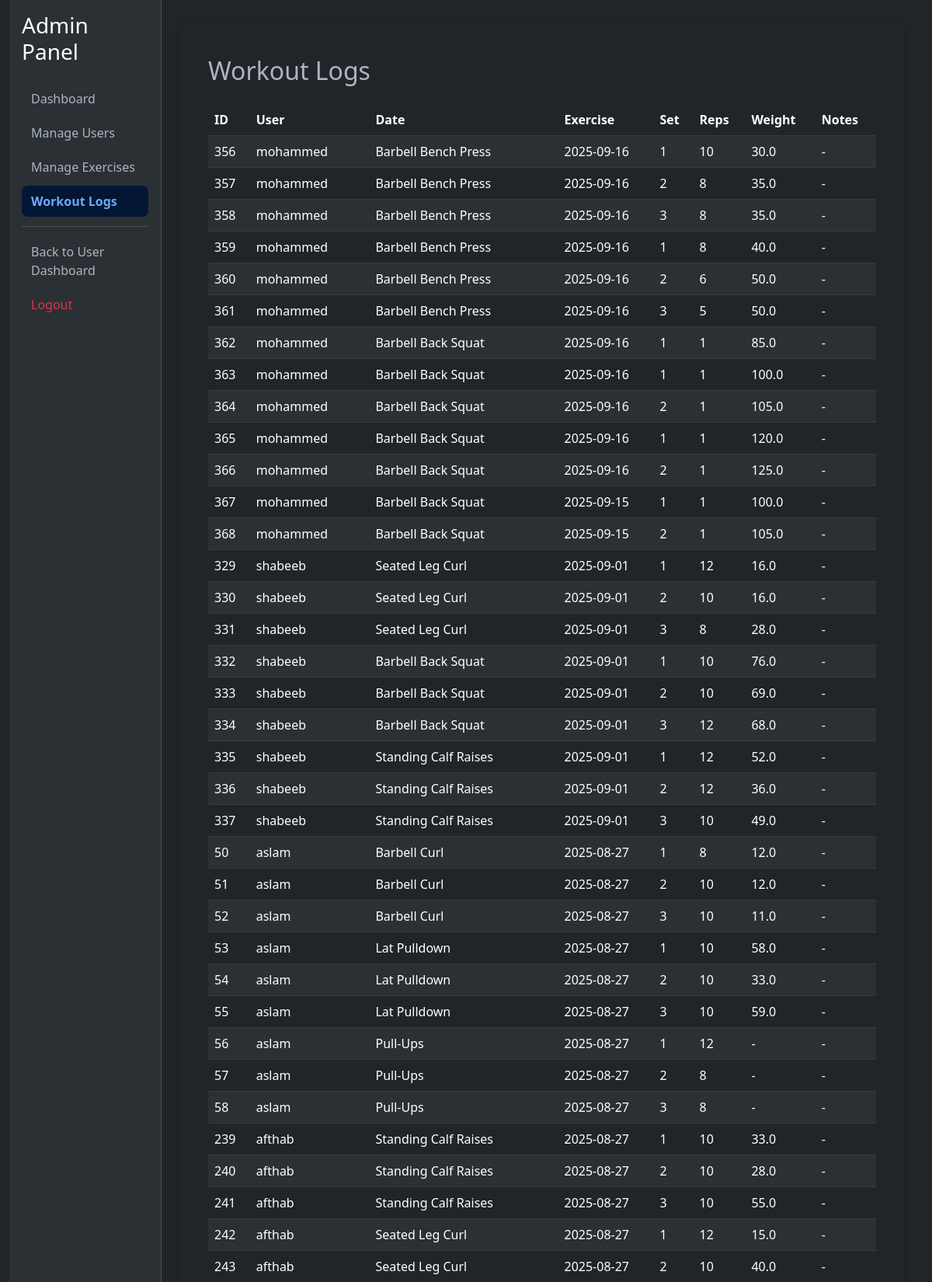
Screenshot of /admin/logs (signed in, upper part) with the database file from the repository.
### tables this page shows
CREATE TABLE "workouts" (
    id INTEGER PRIMARY KEY AUTOINCREMENT,
    user_id INTEGER,
    date TEXT NOT NULL,
    exercise_id INTEGER NOT NULL,
    set_number INTEGER NOT NULL,
    reps INTEGER NOT NULL,
    weight REAL,
    notes TEXT,
    FOREIGN KEY (user_id) REFERENCES users(id),
    FOREIGN KEY (exercise_id) REFERENCES exercises(id)
);

CREATE TABLE "users" (
	"id"	INTEGER,
	"username"	TEXT NOT NULL UNIQUE,
	"password"	TEXT NOT NULL,
	"is_admin"	INTEGER DEFAULT 0,
	PRIMARY KEY("id" AUTOINCREMENT)
);

CREATE TABLE "exercises" (
	"id"	INTEGER,
	"name"	TEXT NOT NULL UNIQUE,
	"muscle_group"	TEXT NOT NULL,
	"equipment"	TEXT,
	"type"	TEXT,
	"difficulty"	TEXT,
	"primary_muscle"	TEXT,
	PRIMARY KEY("id" AUTOINCREMENT)
);

### app.py (the view)
@app.route('/admin/logs')
@admin_required
def admin_workout_logs():
    conn = sqlite3.connect('workout_tracker.db')
    logs = conn.execute('''
        SELECT w.id, u.username, e.name AS exercise_name, w.date, w.set_number, w.reps, w.weight, w.notes
        FROM workouts w
        JOIN users u ON w.user_id = u.id
        JOIN exercises e ON w.exercise_id = e.id
        ORDER BY w.date DESC
    ''').fetchall()
    conn.close()
    return render_template('admin/logs.html', logs=logs)

### app.py (called while the page is built)
def admin_required(f):
    @wraps(f)
    def decorated_function(*args, **kwargs):
        if not session.get('user_id') or not session.get('is_admin'):
            flash("Access Denied. Admins Only.", "error")
            return redirect('/dashboard')
        return f(*args, **kwargs)
    return decorated_function

### templates/admin/logs.html
{% extends "admin/base.html" %}
{% block content %}
<div class="container mt-4">
    <h2 class="mb-4">Workout Logs</h2>
    <table class="table table-dark table-striped">
        <thead>
            <tr>
                <th>ID</th>
                <th>User</th>
                <th>Date</th>
                <th>Exercise</th>
                <th>Set</th>
                <th>Reps</th>
                <th>Weight</th>
                <th>Notes</th>
            </tr>
        </thead>
        <tbody>
            {% for log in logs %}
            <tr>
                <td>{{ log[0] }}</td>
                <td>{{ log[1] }}</td>
                <td>{{ log[2] }}</td>
                <td>{{ log[3] }}</td>
                <td>{{ log[4] }}</td>
                <td>{{ log[5] }}</td>
                <td>{{ log[6] if log[6] else '-' }}</td>
                <td>{{ log[7] if log[7] else '-' }}</td>
            </tr>
            {% endfor %}
        </tbody>
    </table>
</div>
{% endblock %}

### rows the page displays
workouts: id "356", username "mohammed", name "Barbell Bench Press", date "2025-09-16", set_number "1", reps "10", weight "30.0", notes "-"
workouts: id "357", username "mohammed", name "Barbell Bench Press", date "2025-09-16", set_number "2", reps "8", weight "35.0", notes "-"
workouts: id "358", username "mohammed", name "Barbell Bench Press", date "2025-09-16", set_number "3", reps "8", weight "35.0", notes "-"
workouts: id "359", username "mohammed", name "Barbell Bench Press", date "2025-09-16", set_number "1", reps "8", weight "40.0", notes "-"
workouts: id "360", username "mohammed", name "Barbell Bench Press", date "2025-09-16", set_number "2", reps "6", weight "50.0", notes "-"
workouts: id "361", username "mohammed", name "Barbell Bench Press", date "2025-09-16", set_number "3", reps "5", weight "50.0", notes "-"
workouts: id "362", username "mohammed", name "Barbell Back Squat", date "2025-09-16", set_number "1", reps "1", weight "85.0", notes "-"
workouts: id "363", username "mohammed", name "Barbell Back Squat", date "2025-09-16", set_number "1", reps "1", weight "100.0", notes "-"
workouts: id "364", username "mohammed", name "Barbell Back Squat", date "2025-09-16", set_number "2", reps "1", weight "105.0", notes "-"
workouts: id "365", username "mohammed", name "Barbell Back Squat", date "2025-09-16", set_number "1", reps "1", weight "120.0", notes "-"
workouts: id "366", username "mohammed", name "Barbell Back Squat", date "2025-09-16", set_number "2", reps "1", weight "125.0", notes "-"
workouts: id "367", username "mohammed", name "Barbell Back Squat", date "2025-09-15", set_number "1", reps "1", weight "100.0", notes "-"
workouts: id "368", username "mohammed", name "Barbell Back Squat", date "2025-09-15", set_number "2", reps "1", weight "105.0", notes "-"
workouts: id "329", username "shabeeb", name "Seated Leg Curl", date "2025-09-01", set_number "1", reps "12", weight "16.0", log "-"
workouts: id "330", username "shabeeb", name "Seated Leg Curl", date "2025-09-01", set_number "2", reps "10", weight "16.0", log "-"
workouts: id "331", username "shabeeb", name "Seated Leg Curl", date "2025-09-01", set_number "3", reps "8", weight "28.0", log "-"
workouts: id "332", username "shabeeb", name "Barbell Back Squat", date "2025-09-01", set_number "1", reps "10", weight "76.0", log "-"
workouts: id "333", username "shabeeb", name "Barbell Back Squat", date "2025-09-01", set_number "2", reps "10", weight "69.0", log "-"
workouts: id "334", username "shabeeb", name "Barbell Back Squat", date "2025-09-01", set_number "3", reps "12", weight "68.0", log "-"
workouts: id "335", username "shabeeb", name "Standing Calf Raises", date "2025-09-01", set_number "1", reps "12", weight "52.0", log "-"
workouts: id "336", username "shabeeb", name "Standing Calf Raises", date "2025-09-01", set_number "2", reps "12", weight "36.0", log "-"
workouts: id "337", username "shabeeb", name "Standing Calf Raises", date "2025-09-01", set_number "3", reps "10", weight "49.0", log "-"
workouts: id "50", username "aslam", name "Barbell Curl", date "2025-08-27", set_number "1", reps "8", weight "12.0", log "-"
workouts: id "51", username "aslam", name "Barbell Curl", date "2025-08-27", set_number "2", reps "10", weight "12.0", log "-"
workouts: id "52", username "aslam", name "Barbell Curl", date "2025-08-27", set_number "3", reps "10", weight "11.0", log "-"
workouts: id "53", username "aslam", name "Lat Pulldown", date "2025-08-27", set_number "1", reps "10", weight "58.0", log "-"
workouts: id "54", username "aslam", name "Lat Pulldown", date "2025-08-27", set_number "2", reps "10", weight "33.0", log "-"
workouts: id "55", username "aslam", name "Lat Pulldown", date "2025-08-27", set_number "3", reps "10", weight "59.0", log "-"
workouts: id "56", username "aslam", name "Pull-Ups", date "2025-08-27", set_number "1", reps "12", weight "-", log "-"
workouts: id "57", username "aslam", name "Pull-Ups", date "2025-08-27", set_number "2", reps "8", weight "-", log "-"
workouts: id "58", username "aslam", name "Pull-Ups", date "2025-08-27", set_number "3", reps "8", weight "-", log "-"
workouts: id "239", username "afthab", name "Standing Calf Raises", date "2025-08-27", set_number "1", reps "10", weight "33.0", log "-"
workouts: id "240", username "afthab", name "Standing Calf Raises", date "2025-08-27", set_number "2", reps "10", weight "28.0", log "-"
workouts: id "241", username "afthab", name "Standing Calf Raises", date "2025-08-27", set_number "3", reps "10", weight "55.0", log "-"
workouts: id "242", username "afthab", name "Seated Leg Curl", date "2025-08-27", set_number "1", reps "12", weight "15.0", log "-"
workouts: id "243", username "afthab", name "Seated Leg Curl", date "2025-08-27", set_number "2", reps "10", weight "40.0", log "-"
